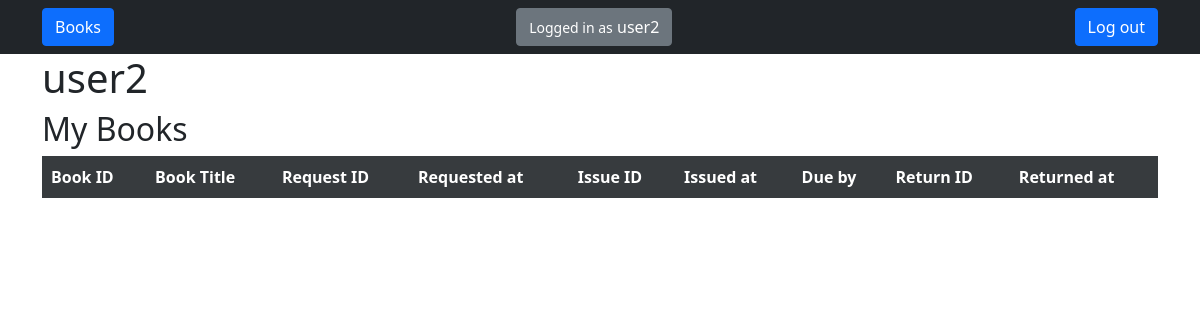
The app's page /profile/ (signed in), older data.
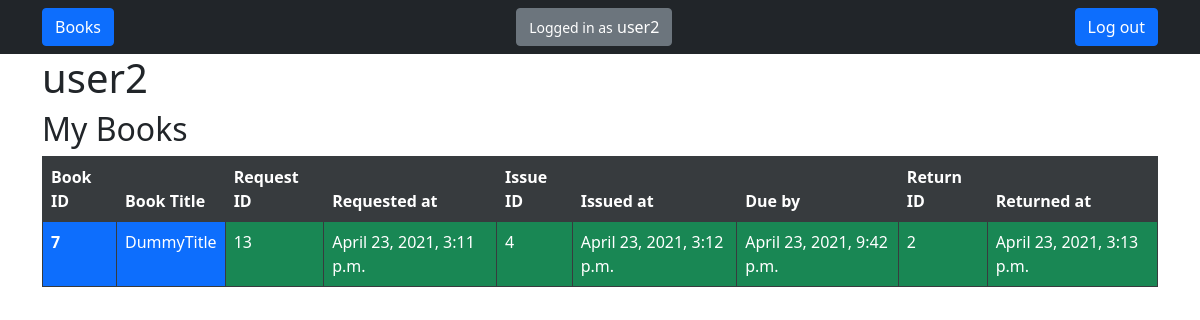
The same page, newer data.
### books/models.py (models this page shows)
class Request(models.Model):
    userid= models.IntegerField()
    bookid= models.IntegerField()
    requesttime = models.DateTimeField(default=timezone.now)
    approved = models.BooleanField(default=False)

class Book(models.Model):
    title = models.CharField(max_length=255)
    author = models.CharField(max_length=255)
    publisher = models.CharField(max_length=255)
    genre= models.CharField(max_length=255)
    summary = models.TextField()
    ISBN = models.CharField(max_length=13)
    location = models.CharField(max_length=500)
    available = models.BooleanField(default=True)
    img = models.URLField(max_length=2083, default="https://upload.wikimedia.org/wikipedia/commons/thumb/0/0b/Book_icon_%28closed%29_-_Blue_and_gold.svg/343px-Book_icon_%28closed%29_-_Blue_and_gold.svg.png")
    pdf = models.URLField(max_length=2083, blank=True)

class Issue(models.Model):
    requestid = models.IntegerField()
    approvetime= models.DateTimeField(default=timezone.now)
    due= models.DateTimeField()
    returned = models.BooleanField(default=False)

class Return(models.Model):
    issueid = models.IntegerField()
    returntime= models.DateTimeField(default=timezone.now)

### users/views.py (the view)
# urls.py: path('profile/',user_views.profile, name="profile"),
@login_required
def profile(request):
    if (request.user.is_staff):
        return redirect("admin:index")
    obj = []
    req = Request.objects.filter(userid=request.user.id)
    req = req[::-1]
    for r in req:
        b = Book.objects.get(id=r.bookid)
        if Issue.objects.filter(requestid=r.id).count()>0:
            i = Issue.objects.get(requestid=r.id)
        else:
            i = None
        if i is not None and Return.objects.filter(issueid=i.id).count()>0:
            ret = Return.objects.get(issueid=i.id)
        else:
            ret = None
        obj.append({
            "req": r,
            "book": b,
            "iss": i,
            "ret": ret,
        })
    return render(request, 'users/profile.html', {'obj': obj})

### users/templates/users/profile.html (shortened to what this page needs)
{% extends 'base.html' %}
{% block content %}
<h1>{{user}}</h1>
<h2>My Books</h2>
<div class="table-responsive">
    <table class="table table-dark table-bordered">
        <thead>
            <tr class="table-active">
                <th scope="col">Book ID</th>
                <th scope="col">Book Title</th>
                <th scope="col">Request ID</th>
                <th scope="col">Requested at</th>
                <th scope="col">Issue ID</th>
                <th scope="col">Issued at</th>
                <th scope="col">Due by</th>
                <th scope="col">Return ID</th>
                <th scope="col">Returned at</th>
            </tr>
        </thead>
        <tbody>
        {% for o in obj %}
            <tr>
                <th scope="row" class="bg-{% if o.book.available %}primary{% else %}success{% endif %}">{{o.book.id}}</th>
                <td class="bg-{% if o.book.available %}primary{% else %}success{% endif %}">{{o.book.title}}</td>
                <td class="bg-{% if o.req.approved %}success{% else %}primary{% endif %}">{{o.req.id}}</td>
                <td class="bg-{% if o.req.approved %}success{% else %}primary{% endif %}">{{o.req.requesttime}}</td>
                {% if o.iss %}
                    <td class="bg-{% if o.iss.returned %}success{% else %}primary{% endif %}">{{o.iss.id}}</td>
                    <td class="bg-{% if o.iss.returned %}success{% else %}primary{% endif %}">{{o.iss.approvetime}}</td>
                    <td class="bg-{% if o.iss.returned %}success{% else %}primary{% endif %}">{{o.iss.due}}</td>
                {% else %}
                    <td class="bg-warning"></td>
                    <td class="bg-warning"></td>
                    <td class="bg-warning"></td>
                {% endif %}
                {% if o.ret %}
                    <td class="bg-success">{{o.ret.id}}</td>
                    <td class="bg-success">{{o.ret.returntime}}</td>
                {% else %}
                    <td class="bg-danger"></td>
                    <td class="bg-danger"></td>
                {% endif %}
            </tr>
        {% endfor %}
        </tbody>
</table>
</div>
{% endblock content %}

Row changes from the older to the newer data that the page shows:
added Request: book.id "7", book "DummyTitle", req.id "13", req.requesttime "April 23, 2021, 3:11 p.m.", iss.id "4", iss.approvetime "April 23, 2021, 3:12 p.m.", iss.due "April 23, 2021, 9:42 p.m.", ret.id "2", ret.returntime "April 23, 2021, 3:13 p.m."
